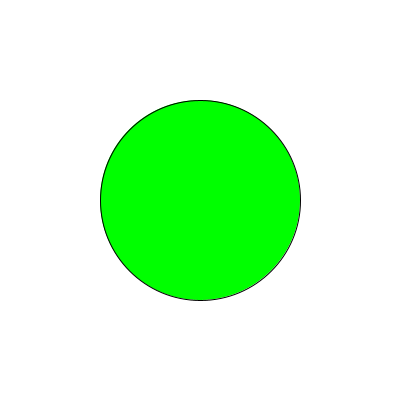
Frame 1 (no input)
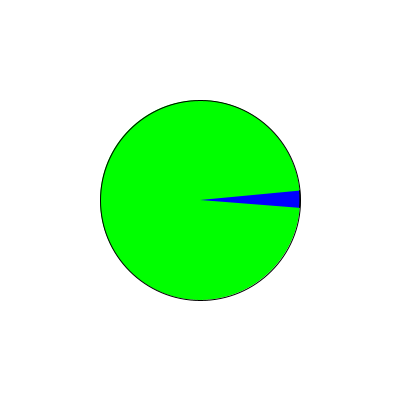
Frame 60 (the mouse pressed at the canvas centre just before this capture)
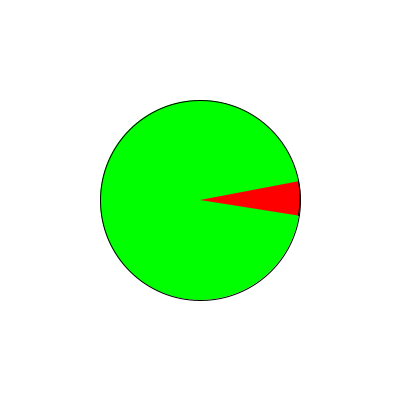
Frame 120 (the mouse held since frame 60 and released just before this capture)

The Processing sketch that drew these frames (run headless with seeded random() and noise(); from frame 60 on, the mouse is pressed at the canvas centre):

// Processing sketch: pizzaGrafOpening
// ── pizzaGrafOpening.pde
// Data of arc
int x = 200;
int y = 200;
int d = 200;
float a1 = 0, a2 = 0;

void setup()
{
  size(400, 400);
}

void draw()
{
  background(255);
  if (frameCount % 20 == 0)
  {
    // Every 20 frames, change the angles in opposite directions with different speeds,
    // to make interesting range of angles
    // EDIT: Looks like something is broken (in 1.0.5) as arc() doesn't accept negative
    // angles any longer?
    a1 -= PI/100;
    a2 += PI/120; // Was -= (more interesting)
  }
  // Draw the circle base of the arc in green
  fill(#00FF00); ellipse(x, y, d, d);
  if (IsPointInsideArc(mouseX, mouseY, x, y, d, a1, a2))
  {
    // Both conditions (distance and angle) fulfilled: show arc in red
    fill(#FF0000);
  }
  else
  {
    // Not in arc: show it in blue
    fill(#0000FF);
  }
  // Just draw the wanted arc: I use the original angles to ensure the algorithm is sound
  arc(x, y, d, d, a1, a2);
}

// Get any angle, between -infinite and +infinite, and clamp it between 0 and 2*PI
float normalizeAngle(float angle)
{
  // First, limit it between -2*PI and 2*PI, using modulo operator
  float na = angle % (2 * PI);
  // If the result is negative, bring it back to 0, 2*PI interval
  if (na < 0) na = 2*PI + na;
  return na;
}

// Return true if the given point is inside an arc of circle.
// Doesn't work with arc of ellipse...
boolean IsPointInsideArc(float pointX, float pointY,
    float centerX, float centerY, float diameter, float angle1, float angle2)
{
  // Find if the mouse is close enough of center
  boolean nearCenter = sqrt(sq(pointX - centerX) + sq(pointY - centerY)) <= d /2;
  if (!nearCenter)
    return false; // Quick exit...

  // Normalize angles
  float na1 = normalizeAngle(angle1);
  float na2 = normalizeAngle(angle2);
  // Find the angle between the point and the x axis from the center of the circle
  float a = normalizeAngle(atan2(pointY - centerY, pointX - centerX));

  boolean between;
  // First case: small arc, below half of circle
  if (na1 < na2)
  {
    // Just check we are between these two angles
    between = na1 <= a && a <= na2;
  }
  else  // Second case: wide arc, more than half of circle
  {
    // Check we are NOT in the remaining (empty) area...
    between = !(na2 <= a && a <= na1);
  }
  return between;
}
